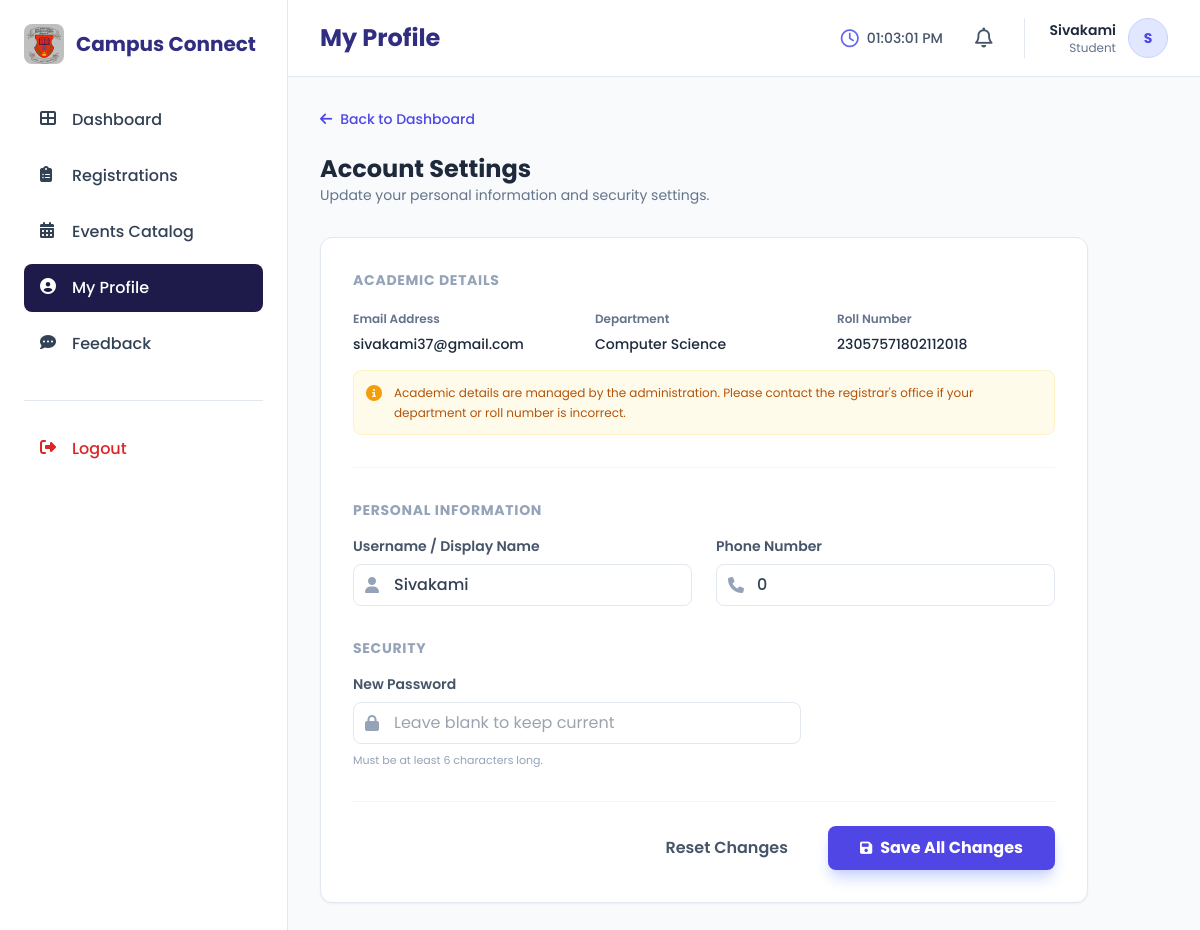
/user/student/profile.php (signed in), run on the app's committed database.
### tables this page shows
CREATE TABLE `users` (
  `id` int(11) NOT NULL AUTO_INCREMENT,
  `username` varchar(50) NOT NULL,
  `email` varchar(100) NOT NULL,
  `password` varchar(255) NOT NULL,
  `role` enum('admin','organizer','student') DEFAULT 'student',
  `avatar` varchar(255) DEFAULT NULL,
  `created_at` timestamp NOT NULL DEFAULT current_timestamp(),
  `status` enum('active','pending','blocked') NOT NULL DEFAULT 'active',
  `phone` varchar(20) DEFAULT NULL,
  `verification_token` int(11) NOT NULL,
  `roll_number` varchar(25) NOT NULL,
  `department` varchar(30) NOT NULL,
  `year` varchar(25) NOT NULL,
  PRIMARY KEY (`id`),
  UNIQUE KEY `username` (`username`),
  UNIQUE KEY `email` (`email`)
);

### user/student/profile.php (the view, shortened to what this page needs)
<?php
require_once '../../config.php';
$user_id = $_SESSION['user_id'];
$sql = "SELECT username, email, phone, roll_number, department, year FROM users WHERE id = ?";
$stmt = $conn->prepare($sql);
$stmt->bind_param("i", $user_id);
$stmt->execute();
$user = $stmt->get_result()->fetch_assoc();
include 'includes/student_header.php';
include 'includes/student_sidebar.php';
include 'includes/student_topbar.php';
?>
<div class="mb-6">
    <a href="student.php"
        class="text-indigo-600 hover:text-indigo-700 text-sm font-medium flex items-center gap-2 w-fit">
        <i class="fas fa-arrow-left"></i> Back to Dashboard
    </a>
</div>
<div class="max-w-3xl">
    <div class="mb-8">
        <h2 class="text-2xl font-bold text-slate-800">Account Settings</h2>
        <p class="text-slate-500 text-sm">Update your personal information and security settings.</p>
    </div>
    <div class="bg-white rounded-xl shadow-sm border border-slate-200 overflow-hidden">
        <div class="p-8">
            <form method="POST" class="space-y-8">
                <div>
                    <h3 class="text-sm font-bold text-slate-400 uppercase tracking-wider mb-4">Academic Details</h3>
                    <div class="grid grid-cols-1 md:grid-cols-3 gap-6">
                        <div class="space-y-1">
                            <label class="text-xs font-semibold text-slate-500">Email Address</label>
                            <p class="text-sm text-slate-800 font-medium">
                                <?php echo htmlspecialchars($user['email']); ?>
                            </p>
                        </div>
                        <div class="space-y-1">
                            <label class="text-xs font-semibold text-slate-500">Department</label>
                            <p class="text-sm text-slate-800 font-medium">
                                <?php echo htmlspecialchars($user['department']); ?>
                            </p>
                        </div>
                        <div class="space-y-1">
                            <label class="text-xs font-semibold text-slate-500">Roll Number</label>
                            <p class="text-sm text-slate-800 font-medium">
                                <?php echo htmlspecialchars($user['roll_number']); ?>
                            </p>
                        </div>
                    </div>
                    <div class="mt-4 p-3 bg-amber-50 rounded-lg flex items-start gap-3 border border-amber-100">
                        <i class="fas fa-info-circle text-amber-500 mt-0.5"></i>
                        <p class="text-xs text-amber-700 leading-relaxed">
                            Academic details are managed by the administration. Please contact the registrar's office if
                            your department or roll number is incorrect.
                        </p>
                    </div>
                </div>
                <hr class="border-slate-100">
                <div>
                    <h3 class="text-sm font-bold text-slate-400 uppercase tracking-wider mb-4">Personal Information</h3>
                    <div class="grid grid-cols-1 md:grid-cols-2 gap-6">
                        <div class="space-y-2">
                            <label class="text-sm font-semibold text-slate-600 block">Username / Display Name</label>
                            <div class="relative">
                                <i class="fas fa-user absolute left-3 top-1/2 -translate-y-1/2 text-slate-400"></i>
                                <input type="text" name="username"
                                    value="<?php echo htmlspecialchars($user['username']); ?>"
                                    class="w-full pl-10 pr-4 py-2 bg-white border border-slate-200 rounded-lg focus:ring-2 focus:ring-indigo-500 focus:border-indigo-500 outline-none transition-all font-medium text-slate-700"
                                    required>
                            </div>
                        </div>
                        <div class="space-y-2">
                            <label class="text-sm font-semibold text-slate-600 block">Phone Number</label>
                            <div class="relative">
                                <i class="fas fa-phone absolute left-3 top-1/2 -translate-y-1/2 text-slate-400"></i>
                                <input type="text" name="phone" value="<?php echo htmlspecialchars($user['phone']); ?>"
                                    class="w-full pl-10 pr-4 py-2 bg-white border border-slate-200 rounded-lg focus:ring-2 focus:ring-indigo-500 focus:border-indigo-500 outline-none transition-all font-medium text-slate-700">
                            </div>
                        </div>
                    </div>
                </div>
                <div>
                    <h3 class="text-sm font-bold text-slate-400 uppercase tracking-wider mb-4">Security</h3>
                    <div class="space-y-2">
                        <label class="text-sm font-semibold text-slate-600 block">New Password</label>
                        <div class="relative max-w-md">
                            <i class="fas fa-lock absolute left-3 top-1/2 -translate-y-1/2 text-slate-400"></i>
                            <input type="password" name="password" placeholder="Leave blank to keep current"
                                class="w-full pl-10 pr-4 py-2 bg-white border border-slate-200 rounded-lg focus:ring-2 focus:ring-indigo-500 focus:border-indigo-500 outline-none transition-all">
                        </div>
                        <p class="text-[11px] text-slate-400 mt-1">Must be at least 6 characters long.</p>
                    </div>
                </div>
                <div class="pt-6 border-t border-slate-100 flex items-center justify-end gap-4">
                    <button type="reset" class="px-6 py-2 text-slate-600 hover:text-slate-800 font-semibold transition">
                        Reset Changes
                    </button>
                    <button type="submit"
                        class="px-8 py-2.5 bg-indigo-600 text-white rounded-lg font-bold hover:bg-indigo-700 transition shadow-lg shadow-indigo-200 flex items-center gap-2">
                        <i class="fas fa-save text-sm"></i>
                        <span>Save All Changes</span>
                    </button>
                </div>
            </form>
        </div>
    </div>
</div>
<?php include 'includes/student_footer.php'; ?>

### user/student/includes/student_header.php (style rules this page uses)
* { font-family: 'Poppins', sans-serif; }

### data on the page
users: email "sivakami37@gmail.com", department "Computer Science", roll_number "23057571802112018", username "Sivakami", phone "0"

### other printed values
$pageTitle "My Profile"
$username "Sivakami"
substr($username, 0, 1) "S"
